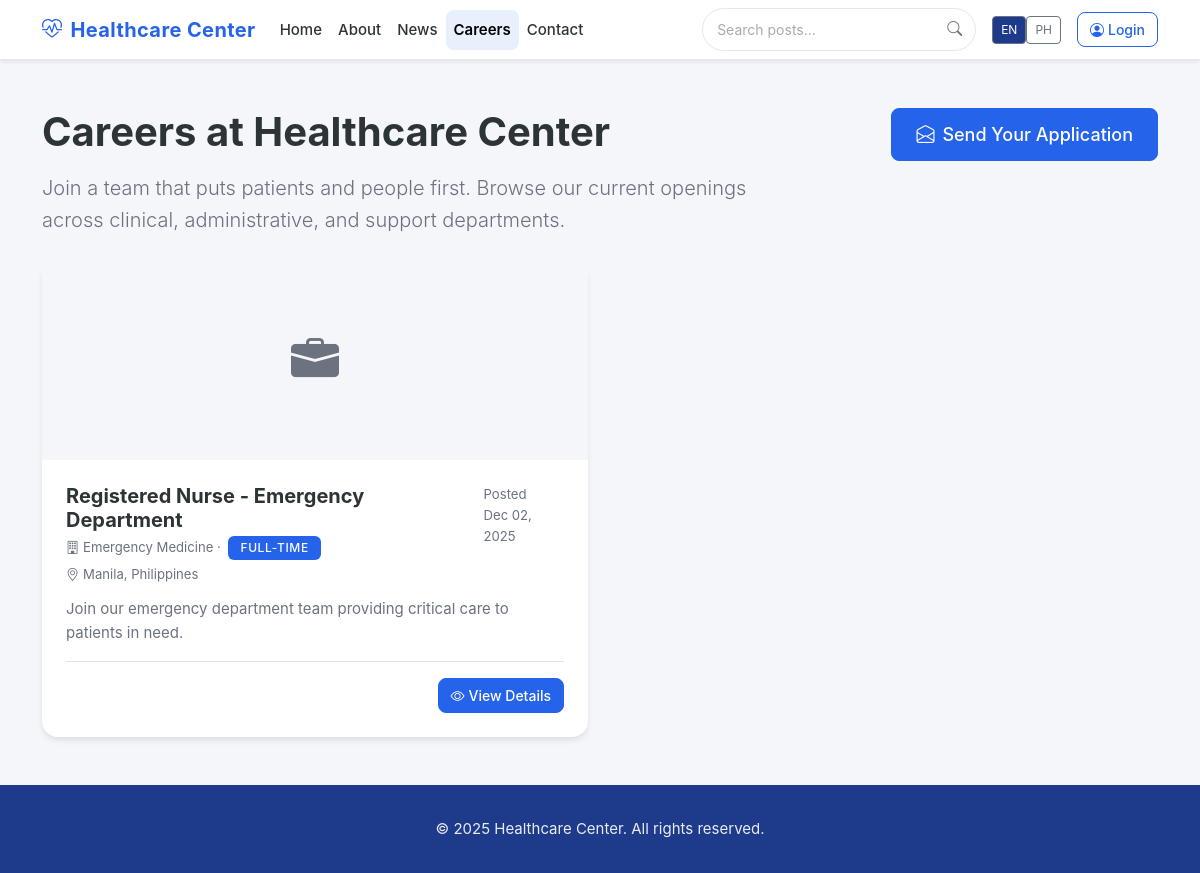
Screenshot of /careers.php with the database file from the repository.
### tables this page shows
CREATE TABLE jobs (
  id VARCHAR(36) PRIMARY KEY,
  external_id VARCHAR(255) DEFAULT NULL,
  title VARCHAR(255) NOT NULL,
  title_ph VARCHAR(255) DEFAULT NULL,
  department VARCHAR(120) DEFAULT NULL,
  location VARCHAR(120) DEFAULT NULL,
  employment_type VARCHAR(50) DEFAULT NULL,
  salary_range VARCHAR(100) DEFAULT NULL,
  summary TEXT DEFAULT NULL,
  summary_ph TEXT DEFAULT NULL,
  description LONGTEXT DEFAULT NULL,
  description_ph LONGTEXT DEFAULT NULL,
  image_url VARCHAR(500) DEFAULT NULL,
  status ENUM('draft', 'open', 'closed') NOT NULL DEFAULT 'draft',
  posted_at DATETIME DEFAULT NULL,
  closes_at DATETIME DEFAULT NULL,
  view_count INT UNSIGNED DEFAULT 0,
  created_at TIMESTAMP DEFAULT CURRENT_TIMESTAMP,
  updated_at TIMESTAMP DEFAULT CURRENT_TIMESTAMP ON UPDATE CURRENT_TIMESTAMP,
  INDEX idx_status (status),
  INDEX idx_posted_at (posted_at),
  INDEX idx_external_id (external_id),
  FULLTEXT idx_search (title, summary, description)
);

### includes/jobs_integration.php (called while the page is built, shortened)
<?php
function fetch_jobs_from_api(array $filters = []): array
{
    $base = defined('HR_API_BASE') ? HR_API_BASE : 'http://26.137.144.53/HR-EMPLOYEE-MANAGEMENT/API';
    $endpoint = defined('HR_API_JOB_POSTINGS') ? HR_API_JOB_POSTINGS : '/get_job_postings.php';
    $url = $base . $endpoint;
    $ch = curl_init($url);
    $res = curl_exec($ch);
    $code = curl_getinfo($ch, CURLINFO_HTTP_CODE);
    if ($code !== 200) {
        return ['status' => 'error', 'message' => "HTTP {$code} - API returned an error"];
    }
    $response = json_decode($res, true);
    return $response;
}

### includes/helpers.php (called while the page is built, shortened)
<?php
function e(?string $value): string
{
    return htmlspecialchars($value ?? '', ENT_QUOTES | ENT_SUBSTITUTE, 'UTF-8');
}
function app_base_uri(): string
{
    static $base;
    if ($base !== null) {
        return $base;
    }
    $docRoot = $_SERVER['DOCUMENT_ROOT'] ?? '';
    $appRoot = realpath(__DIR__ . '/..');
    $docRoot = str_replace('\\', '/', realpath($docRoot) ?: $docRoot);
    $appRoot = str_replace('\\', '/', $appRoot);
    if (str_starts_with($appRoot, $docRoot)) {
        $relative = trim(substr($appRoot, strlen($docRoot)), '/');
        $base = $relative ? '/' . $relative : '';
    } else {
        $base = '';
    }
    return $base;
}
function url(string $path): string
{
    $base = app_base_uri();
    return $base ? rtrim($base, '/') . $path : $path;
}
function excerpt(string $html, int $length = 160): string
{
    $plain = trim(strip_tags($html));
    if (mb_strlen($plain) <= $length) {
        return $plain;
    }
    return rtrim(mb_substr($plain, 0, $length)) . '...';
}

### public/careers.php (the view, shortened to what this page needs)
<?php
$db = get_db();
try {
    $jobsStmt = $db->prepare(
        'SELECT
            id,
            external_id,
            title,
            department,
            location,
            employment_type,
            summary,
            description,
            image_url,
            posted_at,
            closes_at,
            status
         FROM jobs
         WHERE status = "open"
         ORDER BY posted_at DESC'
    );
    $jobsStmt->execute();
    $openJobs = $jobsStmt->fetchAll();
} catch (Throwable $th) {
    error_log('Error loading jobs: ' . $th->getMessage());
    $openJobs = [];
}
include __DIR__ . '/includes/header.php';
?>
<section class="py-5 bg-light">
    <div class="container">
        <div class="row mb-4">
            <div class="col-lg-8">
                <h1 class="fw-bold mb-3">Careers at Healthcare Center</h1>
                <p class="lead text-muted mb-0">
                    Join a team that puts patients and people first. Browse our current openings across clinical,
                    administrative, and support departments.
                </p>
            </div>
            <div class="col-lg-4 text-lg-end mt-3 mt-lg-0">
                <a href="<?= url('/public/contact.php'); ?>" class="btn btn-primary btn-lg">
                    <i class="bi bi-envelope-open me-2"></i>Send Your Application
                </a>
            </div>
        </div>
        <?php if (empty($openJobs)): ?>
            <div class="alert alert-info">
                <p class="mb-0">
                    There are no published job openings right now. You may still send us your resume so we can
                    contact you when a suitable role becomes available.
                </p>
            </div>
        <?php else: ?>
            <div class="row g-4">
                <?php foreach ($openJobs as $job): ?>
                    <div class="col-md-6">
                        <div class="card card-shadow h-100 border-0">
                            <?php if (!empty($job['image_url'])): ?>
                                <img src="<?= e($job['image_url']); ?>" class="card-img-top" alt="<?= e($job['title'] ?? 'Job'); ?>" style="height: 200px; object-fit: cover;">
                            <?php else: ?>
                                <div class="card-img-top bg-light d-flex align-items-center justify-content-center" style="height: 200px;">
                                    <i class="bi bi-briefcase-fill text-muted" style="font-size: 3rem;"></i>
                                </div>
                            <?php endif; ?>
                            <div class="card-body">
                                <div class="d-flex justify-content-between align-items-start mb-2">
                                    <div>
                                        <h5 class="fw-bold mb-1"><?= e($job['title'] ?? 'Open Position'); ?></h5>
                                        <p class="text-muted small mb-1">
                                            <?php if (!empty($job['department'])): ?>
                                                <i class="bi bi-building me-1"></i><?= e($job['department']); ?>
                                            <?php endif; ?>
                                            <?php if (!empty($job['employment_type'])): ?>
                                                · <span class="badge text-bg-primary ms-1">
                                                    <?= e($job['employment_type']); ?>
                                                </span>
                                            <?php endif; ?>
                                        </p>
                                        <?php if (!empty($job['location'])): ?>
                                            <p class="text-muted small mb-1">
                                                <i class="bi bi-geo-alt me-1"></i><?= e($job['location']); ?>
                                            </p>
                                        <?php endif; ?>
                                    </div>
                                    <?php if (!empty($job['posted_at'])): ?>
                                        <small class="text-muted ms-3">
                                            Posted<br><?= e(date('M d, Y', strtotime((string) $job['posted_at']))); ?>
                                        </small>
                                    <?php endif; ?>
                                </div>
                                <?php if (!empty($job['summary'])): ?>
                                    <p class="text-muted mb-3"><?= e(excerpt((string) $job['summary'], 140)); ?></p>
                                <?php elseif (!empty($job['description'])): ?>
                                    <p class="text-muted mb-3"><?= e(excerpt(strip_tags((string) $job['description']), 140)); ?></p>
                                <?php endif; ?>
                                <div class="border-top pt-3 d-flex justify-content-end">
                                    <button type="button" class="btn btn-primary btn-sm" data-bs-toggle="modal" data-bs-target="#jobModal<?= e($job['id']); ?>">
                                        <i class="bi bi-eye me-1"></i>View Details
                                    </button>
                                </div>
                            </div>
                        </div>
                    </div>
                <?php endforeach; ?>
            </div>
        <?php endif; ?>
    </div>
</section>
<?php include __DIR__ . '/includes/footer.php'; ?>

### css/styles.css (style rules this page uses)
:root { --trust-blue: #2563EB; --deep-navy: #1E3A8A; --white: #FFFFFF; --sky-blue: #93C5FD; --light-gray: #F5F6FA; --dark-gray: #2D3436; --success: #10B981; --warning: #FBBF24; --error: #DC2626; --border-gray: #E5E7EB; --disabled-gray: #DCDDE1; --text-muted: #6B7280; --bs-primary: var(--trust-blue); --bs-primary-rgb: 37, 99, 235; --shadow-sm: 0 1px 2px 0 rgba(0, 0, 0, 0.05); --shadow-md: 0 4px 6px -1px rgba(0, 0, 0, 0.1); --shadow-lg: 0 10px 15px -3px rgba(0, 0, 0, 0.1); --shadow-xl: 0 20px 25px -5px rgba(0, 0, 0, 0.1); --radius-sm: 6px; --radius-md: 8px; --radius-lg: 12px; --radius-xl: 16px; }
html { height: 100%; }
body { font-family: "Inter", "Poppins", "Roboto", "Open Sans", "Segoe UI", system-ui, -apple-system, sans-serif; background-color: var(--light-gray); color: var(--dark-gray); min-height: 100vh; display: flex; flex-direction: column; font-size: 15px; line-height: 1.6; }
h1, h2, h3, h4, h5, h6 { font-family: "Poppins", "Inter", "Montserrat", sans-serif; font-weight: 700; color: var(--dark-gray); margin-bottom: 1rem; }
h1 { font-size: 2.5rem; }
h5 { font-size: 1.25rem; }
p { color: var(--dark-gray); margin-bottom: 1rem; }
.text-muted { color: var(--text-muted) !important; }
.btn-primary { background-color: var(--trust-blue); border-color: var(--trust-blue); color: var(--white); border-radius: var(--radius-md); font-weight: 500; padding: 0.5rem 1.25rem; transition: all 0.2s ease; }
.btn-sm { padding: 0.375rem 0.75rem; font-size: 0.875rem; }
.btn-lg { padding: 0.75rem 1.5rem; font-size: 1.125rem; }
.card-shadow { border: none; border-radius: var(--radius-xl); box-shadow: var(--shadow-lg); background-color: var(--white); transition: all 0.2s ease; }
.card { border: none; border-radius: var(--radius-xl); background-color: var(--white); box-shadow: var(--shadow-md); }
.card-body { padding: 1.5rem; }
.badge { padding: 0.375rem 0.75rem; border-radius: var(--radius-sm); font-weight: 500; font-size: 0.75rem; text-transform: uppercase; letter-spacing: 0.05em; }
.badge-primary, .text-bg-primary, .bg-primary { background-color: var(--trust-blue) !important; color: var(--white) !important; }
.bg-light { background-color: var(--light-gray) !important; }

### public/includes/header.php (style rules this page uses)
:root { --bs-primary: #2563EB; --bs-primary-rgb: 37, 99, 235; --hc-navy: #1E3A8A; --hc-sky: #93C5FD; }
.btn-primary { --bs-btn-bg: #2563EB; --bs-btn-border-color: #2563EB; --bs-btn-hover-bg: #1E3A8A; --bs-btn-hover-border-color: #1E3A8A; }
.card-body { overflow: visible !important; position: relative; }
.card-body:not(.pt-0) { padding: 1.5rem; }

### rows the page displays
jobs: title "Registered Nurse - Emergency Department", department "Emergency Medicine", employment_type "FULL-TIME", location "Manila, Philippines", posted_at "Dec 02, 2025", summary "Join our emergency department team providing critical care to patients in need."

### other values shown
__('site_name') "Healthcare Center"
__('home') "Home"
__('about') "About"
__('blog') "News"
__('careers') "Careers"
__('contact') "Contact"
__('login') "Login"
__('all_rights_reserved') "All rights reserved"
